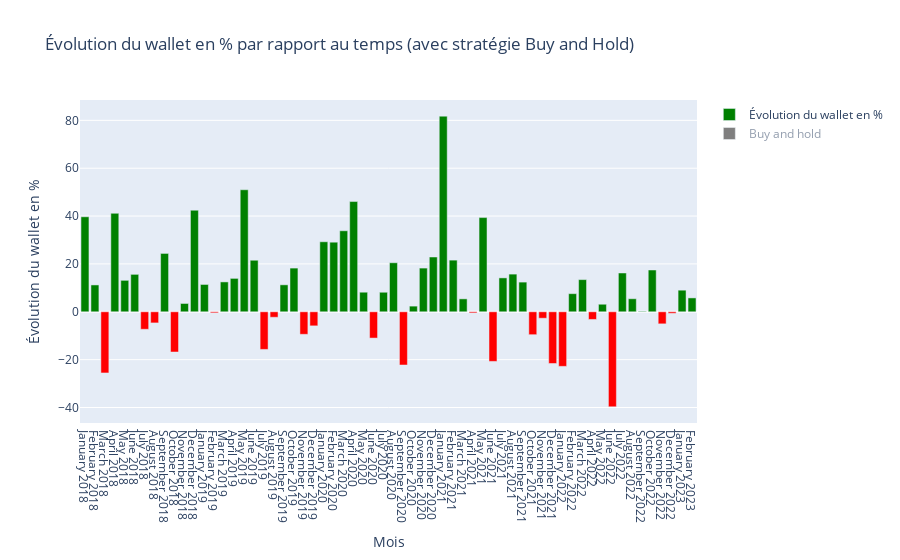

This figure's notebook cell:
### Code cell
data=Bot.Get_DataPaire([ListePaire],Periode_Debut,Periode_Fin,"M1")
rapport,data_temp=Bot.Get_SimulationGain(data,"ETHUSDT",10000)
Bot.Get_Graphe_SimulationGain(data_temp)
